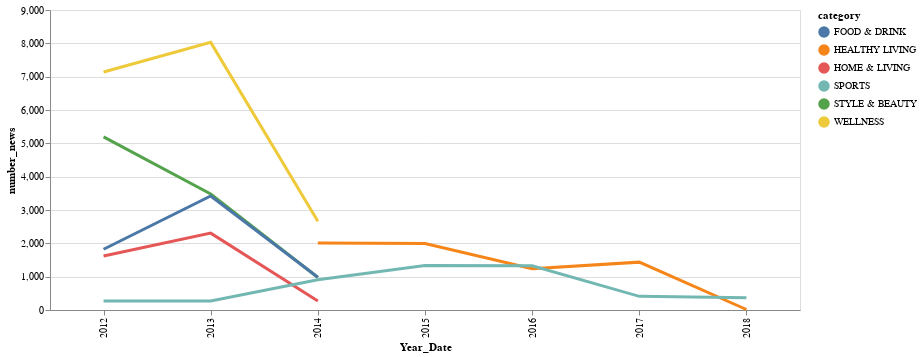

Notebook cell for this chart:
### Code cell
source = sub_df.toPandas()

highlight = alt.selection(type='single', on='mouseover',
                          fields=['category'], nearest=True)

base = alt.Chart(source).encode(
    x='Year_Date:N',
    y='number_news:Q',
    color='category:N',
    
)

points = base.mark_circle().encode(
    opacity=alt.value(0)
).add_selection(
    highlight
).properties(
    width=750
)

lines = base.mark_line().encode(
    size=alt.condition(~highlight, alt.value(1), alt.value(3))
)

points + lines

### Figure 1 — Vega-Lite specification as saved in the notebook (floating-point values rounded to 4 significant figures)
{"config": {"view": {"continuousWidth": 400, "continuousHeight": 300}}, "layer": [{"mark": "circle", "encoding": {"color": {"type": "nominal", "field": "category"}, "opacity": {"value": 0}, "x": {"type": "nominal", "field": "Year_Date"}, "y": {"type": "quantitative", "field": "number_news"}}, "selection": {"selector002": {"type": "single", "on": "mouseover", "fields": ["category"], "nearest": true}}, "width": 750}, {"mark": "line", "encoding": {"color": {"type": "nominal", "field": "category"}, "size": {"condition": {"value": 1, "selection": {"not": "selector002"}}, "value": 3}, "x": {"type": "nominal", "field": "Year_Date"}, "y": {"type": "quantitative", "field": "number_news"}}}], "data": {"name": "data-a750b3114018c2b1bdc554bc49ea9a0f"}, "$schema": "https://vega.github.io/schema/vega-lite/v4.8.1.json", "datasets": {"data-a750b3114018c2b1bdc554bc49ea9a0f": [{"Year_Date": 2012, "category": "STYLE & BEAUTY", "number_news": 5193}, {"Year_Date": 2017, "category": "HEALTHY LIVING", "number_news": 1436}, {"Year_Date": 2014, "category": "HEALTHY LIVING", "number_news": 2008}, {"Year_Date": 2014, "category": "FOOD & DRINK", "number_news": 983}, {"Year_Date": 2012, "category": "WELLNESS", "number_news": 7138}, {"Year_Date": 2012, "category": "HOME & LIVING", "number_news": 1620}, {"Year_Date": 2018, "category": "HEALTHY LIVING", "number_news": 15}, {"Year_Date": 2014, "category": "STYLE & BEAUTY", "number_news": 974}, {"Year_Date": 2014, "category": "SPORTS", "number_news": 909}, {"Year_Date": 2013, "category": "STYLE & BEAUTY", "number_news": 3482}, {"Year_Date": 2012, "category": "SPORTS", "number_news": 271}, {"Year_Date": 2013, "category": "FOOD & DRINK", "number_news": 3420}, {"Year_Date": 2016, "category": "HEALTHY LIVING", "number_news": 1241}, {"Year_Date": 2012, "category": "FOOD & DRINK", "number_news": 1823}, {"Year_Date": 2017, "category": "SPORTS", "number_news": 410}, {"Year_Date": 2014, "category": "WELLNESS", "number_news": 2660}, {"Year_Date": 2014, "category": "HOME & LIVING", "number_news": 269}, {"Year_Date": 2013, "category": "SPORTS", "number_news": 269}, {"Year_Date": 2015, "category": "SPORTS", "number_news": 1337}, {"Year_Date": 2016, "category": "SPORTS", "number_news": 1324}, {"Year_Date": 2018, "category": "SPORTS", "number_news": 364}, {"Year_Date": 2015, "category": "HEALTHY LIVING", "number_news": 1994}, {"Year_Date": 2013, "category": "HOME & LIVING", "number_news": 2306}, {"Year_Date": 2013, "category": "WELLNESS", "number_news": 8029}]}}
